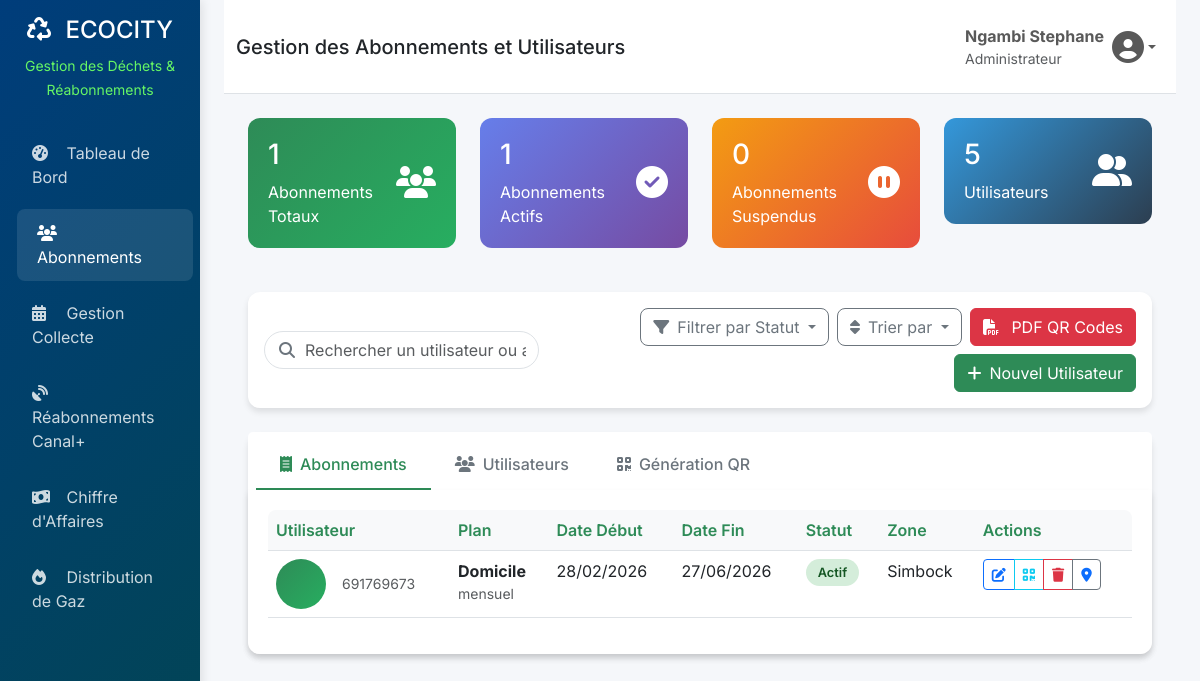
Page /gestion-abonnements/ (signed in) on the earlier database version.
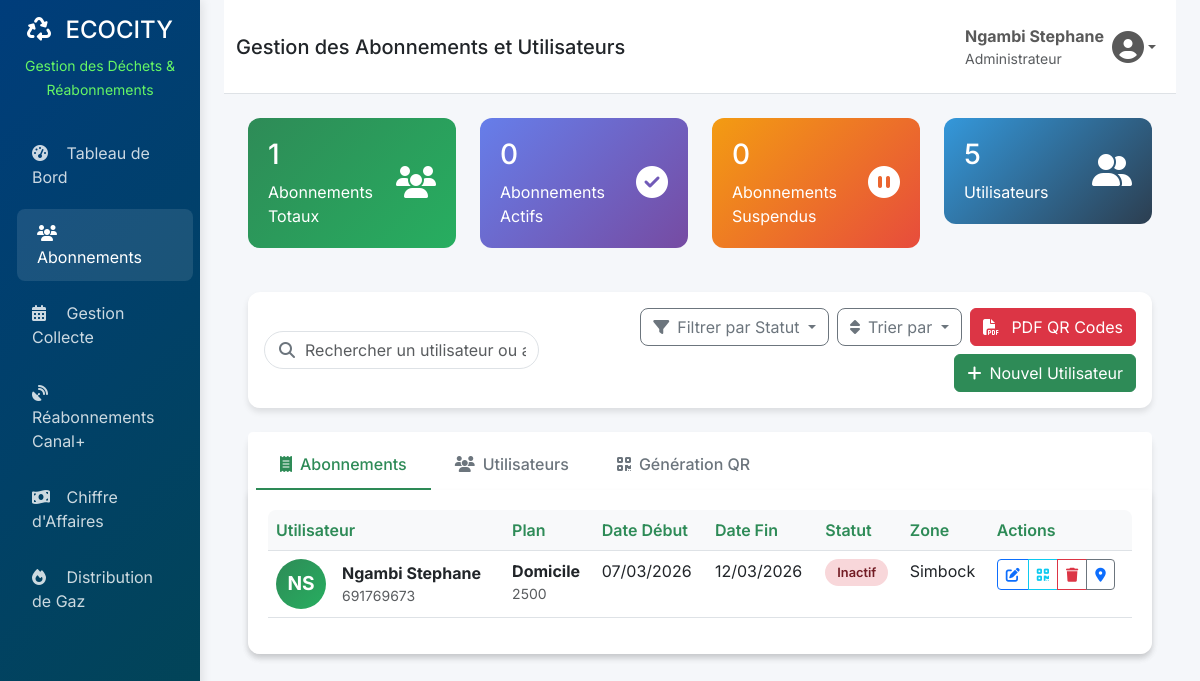
Same page on the later database version.
### app/models.py (models this page shows, shortened)
class Subscription(models.Model):
    STATUS_CHOICES = (
        ('active', 'Actif'),
        ('inactive', 'Inactif'),
        ('suspended', 'Suspendu'),
        ('cancelled', 'Annulé'),
    )
    id = models.UUIDField(primary_key=True, default=uuid.uuid4, editable=False)
    user = models.ForeignKey(CustomUser, on_delete=models.CASCADE, related_name='subscriptions')
    address = models.ForeignKey(Address, on_delete=models.CASCADE, related_name='subscriptions')
    zone = models.ForeignKey(Zone, on_delete=models.SET_NULL, null=True, blank=True, related_name='subscriptions')
    plan = models.ForeignKey(SubscriptionPlan, on_delete=models.PROTECT)
    status = models.CharField(max_length=20, choices=STATUS_CHOICES, default='active')
    start_date = models.DateField(default=timezone.now)
    end_date = models.DateField(blank=True, null=True)
    custom_price = models.DecimalField(max_digits=10, decimal_places=2, blank=True, null=True)
    special_instructions = models.TextField(blank=True, verbose_name="Instructions spéciales")
    created_at = models.DateTimeField(auto_now_add=True)
    updated_at = models.DateTimeField(auto_now=True)
    class Meta:
        verbose_name = "Abonnement"
        verbose_name_plural = "Abonnements"
        indexes = [
            models.Index(fields=['status', 'start_date']),
            models.Index(fields=['user', 'status']),
        ]

class CustomUser(AbstractUser):
    USER_TYPE_CHOICES = (
        ('client', 'Client'),
        ('collecteur', 'Collecteur'),
        ('admin', 'Administrateur'),
    )
    city = models.ForeignKey(City, on_delete=models.SET_NULL, null=True, blank=True)
    user_type = models.CharField(max_length=20, choices=USER_TYPE_CHOICES, default='client')
    phone = models.IntegerField(blank=True, null=True)
    date_joined = models.DateTimeField(default=timezone.now)
    is_verified = models.BooleanField(default=False)
    class Meta:
        verbose_name = "Utilisateur"
        verbose_name_plural = "Utilisateurs"

class SubscriptionPlan(models.Model):
    PLAN_TYPE_CHOICES = (
        ('standard', 'Standard'),
        ('premium', 'Premium'),
        ('entreprise', 'Entreprise'),
    )
    FREQUENCY_CHOICES = (
        ('1000', '1000'),
        ('2000', '2000'),
        ('1500', '1500'),
        ('3000', '3000'),
        ('5000', '5000'),
        ('5500', '5500'),
        ('6000', '6000'),
        ('6500', '6500'),
        ('7000', '7000'),
        ('2500', '2500'),
        ('3500', '3500'),
        ('4000', '4000'),
        ('4500', '4500'),
        ('10000', '10000'),
    )
    name = models.CharField(max_length=100, verbose_name="Nom du plan")
    plan_type = models.CharField(max_length=20, choices=PLAN_TYPE_CHOICES)
    price = models.DecimalField(max_digits=10, decimal_places=2, verbose_name="Prix")
    frequency = models.CharField(max_length=20, choices=FREQUENCY_CHOICES)
    description = models.TextField(blank=True)
    max_collections_per_week = models.PositiveIntegerField(default=1)
    is_active = models.BooleanField(default=True)
    created_at = models.DateTimeField(auto_now_add=True)
    class Meta:
        verbose_name = "Plan d'abonnement"
        verbose_name_plural = "Plans d'abonnement"

class Zone(models.Model):
    id = models.UUIDField(primary_key=True, default=uuid.uuid4, editable=False)
    nom = models.CharField(max_length=100, unique=True, verbose_name="Nom de la zone")
    ville = models.ForeignKey(City, on_delete=models.CASCADE, related_name='zones')
    description = models.TextField(blank=True)
    polygone_coordinates = models.TextField(blank=True, help_text="Coordonnées géographiques pour définir la zone")
    couleur = models.CharField(max_length=20, blank=True, help_text="Couleur pour l'affichage sur la carte")
    is_active = models.BooleanField(default=True)
    created_at = models.DateTimeField(auto_now_add=True)
    class Meta:
        verbose_name = "Zone géographique"
        verbose_name_plural = "Zones géographiques"
        ordering = ['ville', 'nom']

### app/client_admin.py (the view, shortened to what this page needs)
# urls.py: path('gestion-abonnements/', client_admin.gestion_abonnements, name='gestion_abonnements'),
@login_required(login_url='login')
@user_passes_test(is_admin)
def gestion_abonnements(request):
    statut_filter = request.GET.get('statut', 'all')
    search_query = request.GET.get('q', '')
    page_number = request.GET.get('page', 1)
    subscriptions = Subscription.objects.select_related(
        'user', 'plan', 'zone', 'address'
    ).prefetch_related('collection_days')
    if statut_filter != 'all':
        subscriptions = subscriptions.filter(status=statut_filter)
    users = CustomUser.objects.select_related('city')
    subscription_paginator = Paginator(subscriptions.order_by('-created_at'), 10)
    users_paginator = Paginator(users.order_by('-date_joined'), 10)
    subscriptions_page = subscription_paginator.get_page(page_number)
    users_page = users_paginator.get_page(page_number)
    total_subscriptions = subscriptions.count()
    active_subscriptions = subscriptions.filter(status='active').count()
    suspended_subscriptions = subscriptions.filter(status='suspended').count()
    total_users = users.count()
    context = {
        'users': users_page,
        'subscriptions': subscriptions_page,
        'subscription_plans': SubscriptionPlan.objects.filter(is_active=True),
        'cities': City.objects.all(),
        'zones': Zone.objects.filter(is_active=True),
        'total_subscriptions': total_subscriptions,
        'active_subscriptions': active_subscriptions,
        'suspended_subscriptions': suspended_subscriptions,
        'total_users': total_users,
        'current_filter': statut_filter,
        'search_query': search_query,
    }
    return render(request, 'administrations/gestion_abonnements.html', context)

### app/client_admin.py (called while the page is built)
def is_admin(user):
    return user.is_authenticated and user.user_type == 'admin'

### app/templates/administrations/gestion_abonnements.html (shortened to what the changed rows need)
{% extends 'administrations/base.html' %}
{% load static %}
{% block content %}
<div class="container-fluid">
    <div class="row mb-4">
        <div class="col-xl-3 col-md-6">
            <div class="stats-card secondary">
                <div class="d-flex justify-content-between align-items-center">
                    <div>
                        <h3>{{ active_subscriptions }}</h3>
                        <p class="mb-0">Abonnements Actifs</p>
                    </div>
                </div>
            </div>
        </div>
    </div>
    <div class="row">
        <div class="col-12">
            <div class="card">
                <div class="tab-content" id="subscriptionTabsContent">
                    <div class="tab-pane fade show active" id="subscriptions" role="tabpanel">
                        <div class="table-responsive">
                            <table class="table table-hover" id="subscriptionsTable">
                                <thead>
                                    <tr>
                                        <th>Utilisateur</th>
                                        <th>Plan</th>
                                        <th>Date Début</th>
                                        <th>Date Fin</th>
                                        <th>Statut</th>
                                        <th>Zone</th>
                                        <th>Actions</th>
                                    </tr>
                                </thead>
                                <tbody>
                                    {% for subscription in subscriptions %}
                                    <tr class="highlight-row subscription-row"
                                        data-status="{{ subscription.status }}"
                                        data-end-date="{% if subscription.end_date %}{{ subscription.end_date|date:'Y-m-d' }}{% endif %}"
                                        data-id="{{ subscription.id }}">
                                        <td>
                                            <div class="d-flex align-items-center">
                                                <div class="user-avatar me-3">
                                                    {{ subscription.user.first_name|first|upper }}{{ subscription.user.last_name|first|upper }}
                                                </div>
                                                <div>
                                                    <strong>{{ subscription.user.get_full_name }}</strong>
                                                    <div class="text-muted small">{{ subscription.user.phone }}</div>
                                                </div>
                                            </div>
                                        </td>
                                        <td>
                                            <strong>{{ subscription.plan.name }}</strong>
                                            <div class="text-muted small">{{ subscription.plan.get_frequency_display }}</div>
                                        </td>
                                        <td>{{ subscription.start_date|date:"d/m/Y" }}</td>
                                        <td class="end-date-cell">
                                            {% if subscription.end_date %}
                                                {{ subscription.end_date|date:"d/m/Y" }}
                                            {% else %}
                                                <span class="text-muted">-</span>
                                            {% endif %}
                                        </td>
                                        <td class="status-cell">
                                            {% if subscription.status == 'active' %}
                                                <span class="status-badge status-active">Actif</span>
                                            {% elif subscription.status == 'inactive' %}
                                                <span class="status-badge status-inactive">Inactif</span>
                                            {% elif subscription.status == 'suspended' %}
                                                <span class="status-badge status-suspended">Suspendu</span>
                                            {% else %}
                                                <span class="status-badge">{{ subscription.status }}</span>
                                            {% endif %}
                                        </td>
                                        <td>
                                            {% if subscription.zone %}
                                                {{ subscription.zone.nom }}
                                            {% else %}
                                                <span class="text-muted">-</span>
                                            {% endif %}
                                        </td>
                                        <td>
                                            <div class="btn-group">
                                                <button class="btn btn-sm btn-outline-primary"
                                                        data-bs-toggle="modal"
                                                        data-bs-target="#editSubscriptionModal"
                                                        data-id="{{ subscription.id }}"
                                                        data-user="{{ subscription.user.id }}"
                                                        data-plan="{{ subscription.plan.id }}"
                                                        data-status="{{ subscription.status }}">
                                                    <i class="fas fa-edit"></i>
                                                </button>
                                                <button class="btn btn-sm btn-outline-info generate-qr-btn"
                                                        data-subscription-id="{{ subscription.id }}"
                                                        data-user-name="{{ subscription.user.get_full_name }}"
                                                        data-user-phone="{{ subscription.user.phone }}">
                                                    <i class="fas fa-qrcode"></i>
                                                </button>
                                                <button class="btn btn-sm btn-outline-danger"
                                                        onclick="return confirmAction('Êtes-vous sûr de vouloir supprimer cet abonnement ?')">
                                                    <i class="fas fa-trash"></i>
                                                </button>
                                                <button class="btn btn-sm btn-outline-secondary location-btn">
                                                        <a href="{{ subscription.address.lien }}" target="_blank" rel="noopener noreferrer">
                                                            <i class="fas fa-map-marker-alt"></i>
                                                        </a>
                                                </button>
                                            </div>
                                        </td>
                                    </tr>
                                    {% endfor %}
                                </tbody>
                            </table>
                        </div>
                    </div>
                </div>
            </div>
        </div>
    </div>
</div>
{% endblock %}

Differences in the rows shown:
removed Subscription: user.phone "691769673", plan.name "Domicile", plan.frequency "mensuel", start_date "28/02/2026", end_date "27/06/2026", status "Actif", zone.nom "Simbock"
added Subscription: user.first_name|first "N", user.last_name|first "S", user.get_full_name "Ngambi Stephane", user.phone "691769673", plan.name "Domicile", plan.frequency "2500", start_date "07/03/2026", end_date "12/03/2026", status "Inactif", zone.nom "Simbock"
Other differences:
{{ active_subscriptions }}: "1" → "0"
